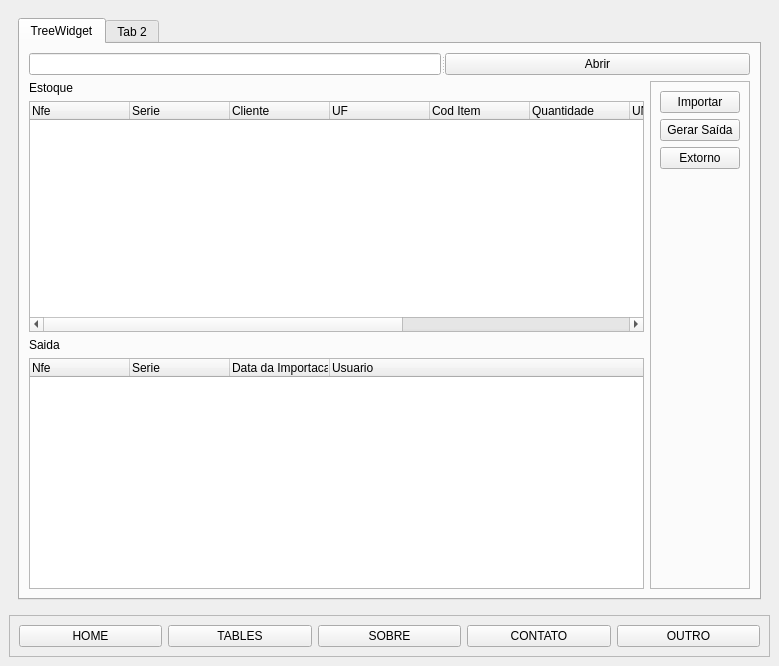
<?xml version="1.0" encoding="UTF-8"?>
<ui version="4.0">
 <class>MainWindow</class>
 <widget class="QMainWindow" name="MainWindow">
  <property name="geometry">
   <rect>
    <x>0</x>
    <y>0</y>
    <width>779</width>
    <height>666</height>
   </rect>
  </property>
  <property name="windowTitle">
   <string>MainWindow</string>
  </property>
  <widget class="QWidget" name="centralwidget">
   <layout class="QVBoxLayout" name="verticalLayout_2">
    <item>
     <widget class="QStackedWidget" name="stackedWidget">
      <property name="currentIndex">
       <number>1</number>
      </property>
      <widget class="QWidget" name="page">
       <layout class="QVBoxLayout" name="verticalLayout">
        <item>
         <widget class="QLabel" name="label_2">
          <property name="text">
           <string>&lt;html&gt;&lt;head/&gt;&lt;body&gt;&lt;p align=&quot;center&quot;&gt;&lt;span style=&quot; font-size:48pt; font-weight:600;&quot;&gt;Pytax&lt;/span&gt;&lt;/p&gt;&lt;p align=&quot;center&quot;&gt;&lt;span style=&quot; font-size:20pt; font-weight:600;&quot;&gt;Sistema de Gerenciamento&lt;/span&gt;&lt;/p&gt;&lt;/body&gt;&lt;/html&gt;</string>
          </property>
         </widget>
        </item>
       </layout>
      </widget>
      <widget class="QWidget" name="page1">
       <layout class="QVBoxLayout" name="verticalLayout_8">
        <item>
         <widget class="QTabWidget" name="tabWidget">
          <property name="currentIndex">
           <number>0</number>
          </property>
          <widget class="QWidget" name="tab">
           <attribute name="title">
            <string>TreeWidget</string>
           </attribute>
           <layout class="QVBoxLayout" name="verticalLayout_7">
            <item>
             <widget class="QSplitter" name="splitter">
              <property name="orientation">
               <enum>Qt::Horizontal</enum>
              </property>
              <widget class="QLineEdit" name="lineEdit"/>
              <widget class="QPushButton" name="pushButton_9">
               <property name="text">
                <string>Abrir</string>
               </property>
              </widget>
             </widget>
            </item>
            <item>
             <layout class="QHBoxLayout" name="horizontalLayout_2">
              <item>
               <layout class="QVBoxLayout" name="verticalLayout_6">
                <item>
                 <layout class="QVBoxLayout" name="verticalLayout_5">
                  <item>
                   <widget class="QLabel" name="label_3">
                    <property name="text">
                     <string>Estoque</string>
                    </property>
                   </widget>
                  </item>
                  <item>
                   <widget class="QTreeWidget" name="treeWidget">
                    <column>
                     <property name="text">
                      <string>Nfe</string>
                     </property>
                    </column>
                    <column>
                     <property name="text">
                      <string>Serie</string>
                     </property>
                    </column>
                    <column>
                     <property name="text">
                      <string>Cliente</string>
                     </property>
                    </column>
                    <column>
                     <property name="text">
                      <string>UF</string>
                     </property>
                    </column>
                    <column>
                     <property name="text">
                      <string>Cod Item</string>
                     </property>
                    </column>
                    <column>
                     <property name="text">
                      <string>Quantidade</string>
                     </property>
                    </column>
                    <column>
                     <property name="text">
                      <string>UN</string>
                     </property>
                    </column>
                    <column>
                     <property name="text">
                      <string>Especie</string>
                     </property>
                    </column>
                    <column>
                     <property name="text">
                      <string>Data de Importacao</string>
                     </property>
                    </column>
                    <column>
                     <property name="text">
                      <string>Usuario</string>
                     </property>
                    </column>
                   </widget>
                  </item>
                 </layout>
                </item>
                <item>
                 <layout class="QVBoxLayout" name="verticalLayout_4">
                  <item>
                   <widget class="QLabel" name="label">
                    <property name="text">
                     <string>Saida</string>
                    </property>
                   </widget>
                  </item>
                  <item>
                   <widget class="QTreeWidget" name="treeWidget_2">
                    <column>
                     <property name="text">
                      <string>Nfe</string>
                     </property>
                    </column>
                    <column>
                     <property name="text">
                      <string>Serie</string>
                     </property>
                    </column>
                    <column>
                     <property name="text">
                      <string>Data da Importacao</string>
                     </property>
                    </column>
                    <column>
                     <property name="text">
                      <string>Usuario</string>
                     </property>
                    </column>
                   </widget>
                  </item>
                 </layout>
                </item>
               </layout>
              </item>
              <item>
               <widget class="QFrame" name="frame_2">
                <property name="frameShape">
                 <enum>QFrame::StyledPanel</enum>
                </property>
                <property name="frameShadow">
                 <enum>QFrame::Raised</enum>
                </property>
                <layout class="QVBoxLayout" name="verticalLayout_3">
                 <item>
                  <widget class="QPushButton" name="pushButton_6">
                   <property name="text">
                    <string>Importar</string>
                   </property>
                  </widget>
                 </item>
                 <item>
                  <widget class="QPushButton" name="pushButton_7">
                   <property name="text">
                    <string>Gerar Saída</string>
                   </property>
                  </widget>
                 </item>
                 <item>
                  <widget class="QPushButton" name="pushButton_8">
                   <property name="text">
                    <string>Extorno</string>
                   </property>
                  </widget>
                 </item>
                 <item>
                  <spacer name="verticalSpacer">
                   <property name="orientation">
                    <enum>Qt::Vertical</enum>
                   </property>
                   <property name="sizeHint" stdset="0">
                    <size>
                     <width>20</width>
                     <height>40</height>
                    </size>
                   </property>
                  </spacer>
                 </item>
                </layout>
               </widget>
              </item>
             </layout>
            </item>
           </layout>
          </widget>
          <widget class="QWidget" name="tab_2">
           <attribute name="title">
            <string>Tab 2</string>
           </attribute>
          </widget>
         </widget>
        </item>
       </layout>
      </widget>
     </widget>
    </item>
    <item>
     <widget class="QFrame" name="frame">
      <property name="frameShape">
       <enum>QFrame::StyledPanel</enum>
      </property>
      <property name="frameShadow">
       <enum>QFrame::Raised</enum>
      </property>
      <layout class="QHBoxLayout" name="horizontalLayout">
       <item>
        <widget class="QPushButton" name="pushButton">
         <property name="text">
          <string>HOME</string>
         </property>
        </widget>
       </item>
       <item>
        <widget class="QPushButton" name="pushButton_2">
         <property name="text">
          <string>TABLES</string>
         </property>
        </widget>
       </item>
       <item>
        <widget class="QPushButton" name="pushButton_3">
         <property name="text">
          <string>SOBRE</string>
         </property>
        </widget>
       </item>
       <item>
        <widget class="QPushButton" name="pushButton_4">
         <property name="text">
          <string>CONTATO</string>
         </property>
        </widget>
       </item>
       <item>
        <widget class="QPushButton" name="pushButton_5">
         <property name="text">
          <string>OUTRO</string>
         </property>
        </widget>
       </item>
      </layout>
     </widget>
    </item>
   </layout>
  </widget>
 </widget>
 <resources/>
 <connections/>
</ui>
